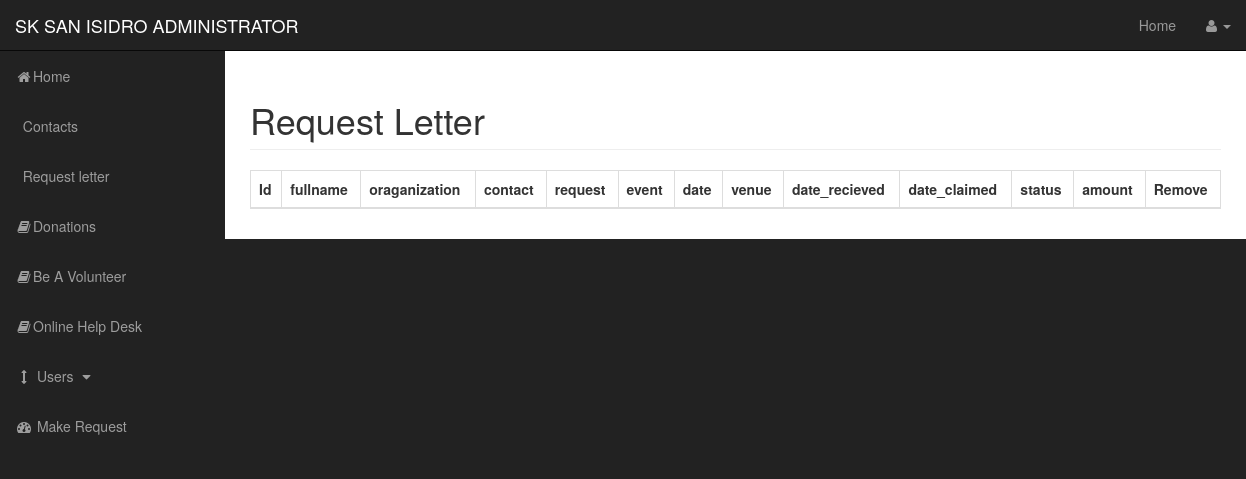
The app's page /admin/requestletter.php, older data.
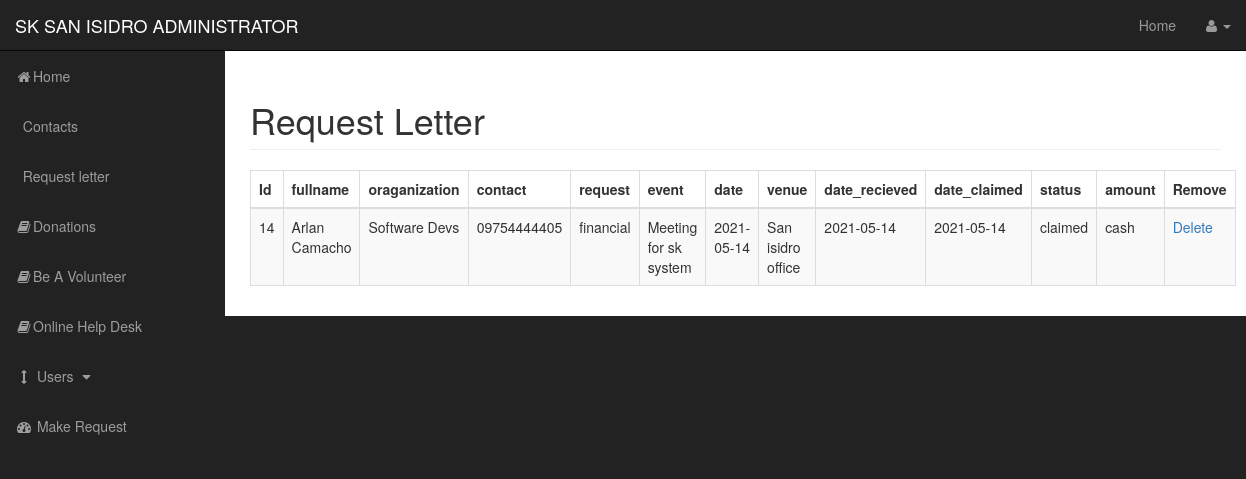
The same page, newer data.
### tables this page shows
CREATE TABLE `request` (
  `id` int(15) NOT NULL,
  `fullname` varchar(255) NOT NULL,
  `organization` varchar(255) NOT NULL,
  `contact` varchar(255) NOT NULL,
  `request` varchar(255) NOT NULL,
  `event` varchar(255) NOT NULL,
  `date` date NOT NULL,
  `venue` varchar(255) NOT NULL,
  `date_recieved` date NOT NULL,
  `date_claimed` date NOT NULL,
  `amount` varchar(255) NOT NULL,
  `status` varchar(255) NOT NULL
);

### admin/requestletter.php (the view, shortened to what this page needs)
<?php include "includes/admin_header.php"; ?>
<body>
    <div id="wrapper">
        <?php include "includes/admin_navigation.php"; ?>
        <div id="page-wrapper">
            <div class="container-fluid">
                <div class="row">
                    <div class="col-lg-12">
                        <h1 class="page-header">Request Letter </h1>
                        <table class="table table-striped table-bordered table-hover table-primary">
                            <thead class="thead-dark">
                                <tr>
                                    <th>Id</th>
                                    <th>fullname</th>
                                    <th>oraganization</th>
                                    <th>contact</th>
                                    <th>request</th>
                                    <th>event</th>
                                    <th>date</th>
                                    <th>venue</th>
                                    <th>date_recieved</th>
                                    <th>date_claimed</th>
                                    <th>status</th>
                                    <th>amount</th>
                                    <th>Remove</th>
                                </tr>
                            </thead>
                            <tbody>
                    <?php
                        $query = "SELECT * FROM request ORDER by id DESC";
                        $select_request = mysqli_query($connection,$query);
                            while($row = mysqli_fetch_assoc($select_request)){
                            $id = $row['id'];
                            $fullname = $row['fullname'];
                            $organization    = $row['organization'];
                            $contact  = $row['contact'];
                            $request  = $row['request'];
                            $event  = $row['event'];
                            $date  = $row['date'];
                            $venue  = $row['venue'];
                            $dateR  = $row['date_recieved'];
                            $dateC  = $row['date_claimed'];
                            $status  = $row['status'];
                            $amount  = $row['amount'];
                        echo "<tr>";
                            echo "<td>{$id}</td>";
                            echo "<td>{$fullname}</td>";
                            echo "<td>{$organization}</td>";
                            echo "<td>{$contact}</td>";
                            echo "<td>{$request}</td>";
                            echo "<td>{$event}</td>";
                            echo "<td>{$date}</td>";
                            echo "<td>{$venue}</td>";
                            echo "<td>{$dateR}</td>";
                            echo "<td>{$dateC}</td>";
                            echo "<td>{$status}</td>";
                            echo "<td>{$amount}</td>";
                            echo "<td><a onClick=\"javascript: return confirm('Are you sure you want to delete?');\" href='requestletter.php?delete={$id}'>Delete</a></td>";
                        echo "</tr>";
                    }
                    ?>
                            </tbody>
                        </table>
                    </div>
                </div>
            </div>
        </div>
        <?php include "includes/admin_footer.php" ?>

### admin/includes/admin_header.php (shortened to what this page needs)
<!DOCTYPE html>
<html lang="en">
<head>
    <link href="css/bootstrap.min.css" rel="stylesheet">
    <link href="css/sb-admin.css" rel="stylesheet">
    <link href="font-awesome/css/font-awesome.min.css" rel="stylesheet" type="text/css">
</head>

### admin/includes/admin_navigation.php (shortened to what this page needs)
<nav class="navbar navbar-inverse navbar-fixed-top" role="navigation">
        <div class="navbar-header"><a
                class="navbar-brand" href="../admin">SK SAN ISIDRO ADMINISTRATOR</a></div>
            <ul class="nav navbar-right top-nav">
                <li><a href="../index.php"></i>Home</a></li>
                <li class="dropdown"><a href="#" class="dropdown-toggle" data-toggle="dropdown"><i
                            class="fa fa-user"></i>
 <b class="caret"></b></a>
                </li>
            </ul>
                <div class="collapse navbar-collapse navbar-ex1-collapse">
                    <ul class="nav navbar-nav side-nav">
                        <li><a href="index.php"><i class="fa fa-home fa-fw"></i>Home</a></li>
                        <li><a href="./contact.php"><i class="fas fa-pencil fa-fw"></i> Contacts</a></li>
                        <li><a href="./requestletter.php"><i class="fas fa-pencil fa-fw"></i> Request letter</a></li>
                        <li><a href="./donations.php"><i class="fa fa-book fa-fw"></i>Donations</a></li>
                        <li><a href="./volunteerview.php"><i class="fa fa-book fa-fw"></i>Be A Volunteer</a></li>
                        <li><a href="./helpdeskview.php"><i class="fa fa-book fa-fw"></i>Online Help Desk</a></li>
                        <li><a href="javascript:;" data-toggle="collapse" data-target="#demo"><i
                                    class="fa fa-fw fa-arrows-v"></i> Users <i class="fa fa-fw fa-caret-down"></i></a>
                        </li>
                        <li><a href="request.php"><i class="fa fa-fw fa-dashboard"></i> Make Request</a></li>
                    </ul>
                </div>
</nav>

### admin/includes/admin_footer.php (shortened to what this page needs)
</div>
</body>
</html>

### admin/css/sb-admin.css (style rules this page uses)
body { margin-top: 100px; background-color: #222; }
@media (min-width:768px) { body { margin-top: 50px; } }
#wrapper { padding-left: 0; }
#page-wrapper { width: 100%; padding: 0; background-color: #fff; }
@media (min-width:768px) { #wrapper { padding-left: 225px; } }
@media (min-width:768px) { #page-wrapper { padding: 10px; } }
.top-nav { padding: 0 15px; }
.top-nav>li { display: inline-block; float: left; }
.top-nav>li>a { padding-top: 15px; padding-bottom: 15px; line-height: 20px; color: #999; }
@media (min-width:768px) { .side-nav { position: fixed; top: 51px; left: 225px; width: 225px; margin-left: -225px; border: none; border-radius: 0; overflow-y: auto; background-color: #222; } }
@media (min-width:768px) { .side-nav>li>a { width: 225px; } }

Row changes from the older to the newer data that the page shows:
added request: id "14", fullname "Arlan Camacho", organization "Software Devs", contact "09754444405", request "financial", event "Meeting for sk system", date "2021-05-14", venue "San isidro office", date_recieved "2021-05-14", date_claimed "2021-05-14", status "claimed", amount "cash"
